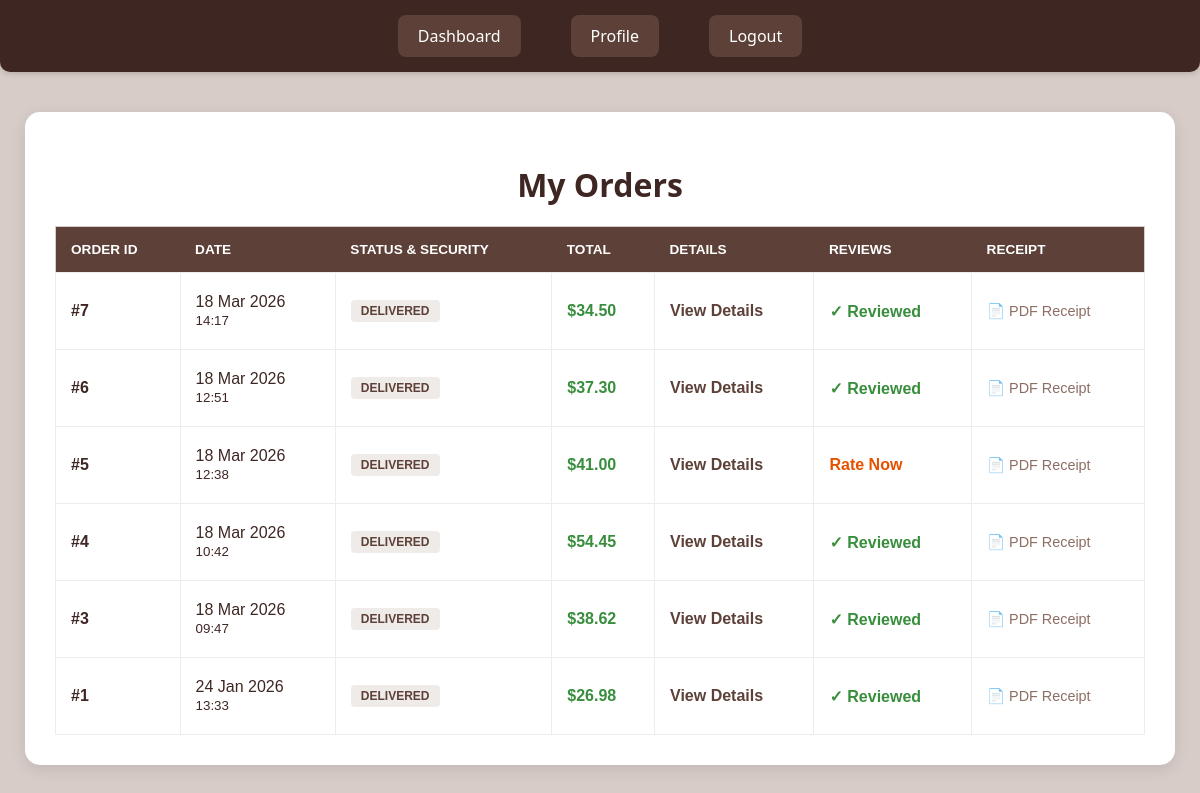
Page /customer_orders.php (signed in) on the committed database.
### tables this page shows
CREATE TABLE `orders` (
  `order_id` int(11) NOT NULL,
  `customer_id` int(11) NOT NULL,
  `rider_id` int(11) DEFAULT NULL,
  `order_status` enum('Pending','ReadyForPickup','OutForDelivery','Delivered','Cancelled') DEFAULT 'Pending',
  `address_id` int(11) NOT NULL,
  `order_timestamp` timestamp NOT NULL DEFAULT current_timestamp(),
  `delivery_timestamp` timestamp NULL DEFAULT NULL,
  `rider_code_verified` tinyint(4) DEFAULT 0,
  `customer_code_verified` tinyint(4) DEFAULT 0,
  `customer_verify_code` int(4) DEFAULT NULL,
  `rider_verify_code` int(4) DEFAULT NULL
);

### customer_orders.php (the view, shortened to what this page needs)
<?php
include 'db.php';
$customer_id = (int)$_SESSION['user_id'];
$sql = "
SELECT
    o.order_id,
    o.order_status,
    o.order_timestamp,
    o.customer_verify_code,
    SUM(oi.line_total) AS total_amount
FROM Orders o
JOIN OrderItems oi ON o.order_id = oi.order_id
WHERE o.customer_id = $customer_id
GROUP BY o.order_id, o.order_status, o.order_timestamp, o.customer_verify_code
ORDER BY o.order_timestamp DESC
";
$result = $conn->query($sql);
?>
<!DOCTYPE html>
<html lang="en">
<head>
    <link rel="stylesheet" href="style.css">
</head>
<body>
<nav>
    <a href="customer_dashboard.php">Dashboard</a>
    <a href="profile.php">Profile</a>
    <a href="logout.php">Logout</a>
</nav>
<div class="profile-box">
    <h1>My Orders</h1>
    <?php if ($result && $result->num_rows > 0): ?>
    <table class="orders-table">
        <thead>
            <tr>
                <th>Order ID</th>
                <th>Date</th>
                <th>Status & Security</th>
                <th>Total</th>
                <th>Details</th>
                <th>Reviews</th>
                <th>Receipt</th>
            </tr>
        </thead>
        <tbody>
            <?php while($order = $result->fetch_assoc()): ?>
            <?php
            $review_check = $conn->query("SELECT review_id FROM Reviews WHERE order_id = {$order['order_id']} AND customer_id = $customer_id");
            $has_review = ($review_check && $review_check->num_rows > 0);
            ?>
            <tr>
                <td><strong>#<?= $order['order_id'] ?></strong></td>
                <td><?= date('d M Y', strtotime($order['order_timestamp'])) ?><br><small><?= date('H:i', strtotime($order['order_timestamp'])) ?></small></td>
                <td>
                    <div class="status-container">
                        <span class="status-text"><?= htmlspecialchars($order['order_status']) ?></span>
                    </div>
                </td>
                <td style="font-weight:bold; color: #388E3C;">$<?= number_format($order['total_amount'], 2) ?></td>
                <td><a href="customer_orderdetails.php?order_id=<?= $order['order_id'] ?>" class="rate-link">View Details</a></td>
                <td>
                    <?php if ($order['order_status'] === 'Delivered'): ?>
                        <?php if ($has_review): ?>
                            <span class="reviewed">✓ Reviewed</span>
                        <?php else: ?>
                            <a href="customer_reviews.php?order_id=<?= $order['order_id'] ?>" class="rate-link" style="color:#E65100;">Rate Now</a>
                        <?php endif; ?>
                    <?php else: ?>
                        <span style="color:#999; font-size: 0.8rem;">Available after delivery</span>
                    <?php endif; ?>
                </td>
                <td>
                    <a href="generate_receipt.php?order_id=<?= $order['order_id'] ?>" class="receipt-link">📄 PDF Receipt</a>
                </td>
            </tr>
            <?php endwhile; ?>
        </tbody>
    </table>
    <?php else: ?>
        <p style="text-align:center; padding:40px; color:#666;">You haven't placed any orders yet.</p>
    <?php endif; ?>
</div>
</body>
</html>

### style.css (style rules this page uses)
* { box-sizing: border-box; }
body { margin: 0; font-family: 'Segoe UI', Tahoma, Geneva, Verdana, sans-serif; background: #D7CCC8; color: #3E2723; }
h1, h2, h3, nav a, button, label, .status-badge { font-family: 'Segoe UI', Tahoma, Geneva, Verdana, sans-serif; }
a { color: #5D4037; text-decoration: underline; }
nav { background-color: #3E2723; display: flex; justify-content: center; gap: 20px; padding: 15px 0; box-shadow: 0 2px 5px rgba(0,0,0,0.15); }
nav a { color: #F5F5F5; text-decoration: none; background-color: #5D4037; padding: 10px 20px; border-radius: 8px; font-weight: 600; transition: all 0.3s ease; }
h1, h2, h3 { text-align: center; margin-bottom: 20px; color: #3E2723; }
.container, .dashboard-box, .profile-box, .form-box { max-width: 1000px; background-color: #ffffff; margin: 40px auto; padding: 30px; border-radius: 12px; box-shadow: 0 4px 20px rgba(0,0,0,0.08); }
table { width: 100%; border-collapse: collapse; border: 1px solid #D7CCC8; margin-top: 20px; }
table thead th { background-color: #5D4037; color: #ffffff; padding: 12px; }
table tbody td { padding: 10px; border: 1px solid #EFEBE9; }

### customer_orders.php (style rules this page uses)
body { background-color: #D7CCC8; font-family: 'Poppins', sans-serif; }
.profile-box { max-width: 1150px; margin: 40px auto; padding: 30px; background: #fff; border-radius: 15px; box-shadow: 0 4px 15px rgba(0,0,0,0.1); }
.orders-table { width: 100%; border-collapse: collapse; margin-top: 20px; }
.orders-table th { background: #5D4037; color: white; padding: 15px; text-align: left; font-size: 0.85rem; text-transform: uppercase; }
.orders-table td { padding: 20px 15px; border-bottom: 1px solid #EFEBE9; vertical-align: middle; }
.status-container { display: flex; flex-direction: column; align-items: flex-start; }
.status-text { font-weight: bold; text-transform: uppercase; font-size: 12px; padding: 4px 10px; background: #EFEBE9; border-radius: 4px; color: #5D4037; }
.rate-link { color: #5D4037; text-decoration: none; font-weight: bold; }
.reviewed { color: #388E3C; font-weight: bold; }
.receipt-link { color: #8D6E63; text-decoration: none; font-size: 0.9rem; }
nav { background: #3E2723; padding: 15px; text-align: center; border-radius: 0 0 10px 10px; }
nav a { color: white; margin: 0 15px; text-decoration: none; font-weight: 500; }

### rows in the picture
orders: order_id "7", order_timestamp "18 Mar 2026", order_timestamp "14:17", order_status "DELIVERED", total_amount "34.50", shows "✓ Reviewed"
orders: order_id "6", order_timestamp "18 Mar 2026", order_timestamp "12:51", order_status "DELIVERED", total_amount "37.30", shows "✓ Reviewed"
orders: order_id "5", order_timestamp "18 Mar 2026", order_timestamp "12:38", order_status "DELIVERED", total_amount "41.00"
orders: order_id "4", order_timestamp "18 Mar 2026", order_timestamp "10:42", order_status "DELIVERED", total_amount "54.45", shows "✓ Reviewed"
orders: order_id "3", order_timestamp "18 Mar 2026", order_timestamp "09:47", order_status "DELIVERED", total_amount "38.62", shows "✓ Reviewed"
orders: order_id "1", order_timestamp "24 Jan 2026", order_timestamp "13:33", order_status "DELIVERED", total_amount "26.98", shows "✓ Reviewed"
